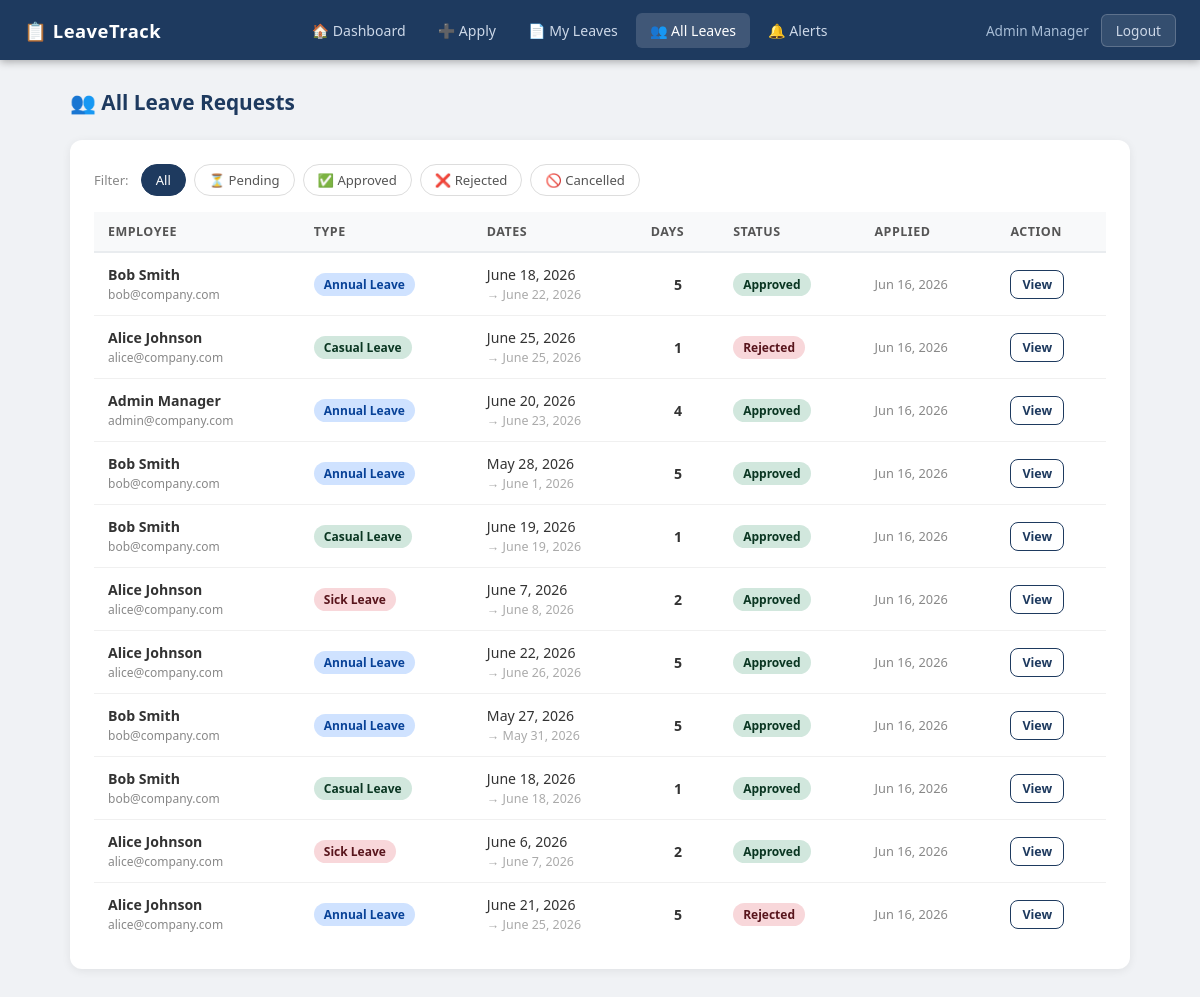
Page /all-leaves/ (signed in) on the committed database.
### leaves/models.py (models this page shows, shortened)
class LeaveRequest(models.Model):
    LEAVE_TYPES = [
        ('annual', 'Annual Leave'),
        ('sick', 'Sick Leave'),
        ('casual', 'Casual Leave'),
    ]
    STATUS_CHOICES = [
        ('pending', 'Pending'),
        ('approved', 'Approved'),
        ('rejected', 'Rejected'),
        ('cancelled', 'Cancelled'),
    ]
    employee = models.ForeignKey(User, on_delete=models.CASCADE, related_name='leave_requests')
    leave_type = models.CharField(max_length=20, choices=LEAVE_TYPES)
    start_date = models.DateField()
    end_date = models.DateField()
    reason = models.TextField()
    status = models.CharField(max_length=20, choices=STATUS_CHOICES, default='pending')
    applied_on = models.DateTimeField(default=timezone.now)
    reviewed_by = models.ForeignKey(User, on_delete=models.SET_NULL, null=True, blank=True, related_name='reviewed_leaves')
    reviewed_on = models.DateTimeField(null=True, blank=True)
    manager_comment = models.TextField(blank=True)
    @property
    def days_count(self):
        delta = self.end_date - self.start_date
        return delta.days + 1

### leaves/views.py (the view)
# urls.py: path('all-leaves/', views.all_leaves, name='all_leaves'),
@login_required
def all_leaves(request):
    if not request.user.is_staff:
        return redirect('dashboard')
    status_filter = request.GET.get('status', '')
    qs = LeaveRequest.objects.all().order_by('-applied_on')
    if status_filter:
        qs = qs.filter(status=status_filter)
    return render(request, 'leaves/all_leaves.html', {'leaves': qs, 'status_filter': status_filter})

### templates/leaves/all_leaves.html (shortened to what this page needs)
{% extends 'leaves/base.html' %}
{% block content %}
<div class="page-header">
  <div class="page-title">👥 All Leave Requests</div>
</div>
<div class="card">
  <div class="filter-bar">
    <span style="font-size:.82rem;color:#888;margin-right:4px;">Filter:</span>
    <a href="{% url 'all_leaves' %}" class="filter-btn {% if not status_filter %}active{% endif %}">All</a>
    <a href="?status=pending" class="filter-btn {% if status_filter == 'pending' %}active{% endif %}">⏳ Pending</a>
    <a href="?status=approved" class="filter-btn {% if status_filter == 'approved' %}active{% endif %}">✅ Approved</a>
    <a href="?status=rejected" class="filter-btn {% if status_filter == 'rejected' %}active{% endif %}">❌ Rejected</a>
    <a href="?status=cancelled" class="filter-btn {% if status_filter == 'cancelled' %}active{% endif %}">🚫 Cancelled</a>
  </div>
  {% if leaves %}
  <div class="table-wrap">
  <table>
    <thead>
      <tr><th>Employee</th><th>Type</th><th>Dates</th><th>Days</th><th>Status</th><th>Applied</th><th>Action</th></tr>
    </thead>
    <tbody>
    {% for l in leaves %}
    <tr>
      <td><strong>{{ l.employee.get_full_name }}</strong><br><span style="font-size:.75rem;color:#888;">{{ l.employee.email }}</span></td>
      <td><span class="badge badge-{{ l.leave_type }}">{{ l.get_leave_type_display }}</span></td>
      <td>{{ l.start_date }}<br><span style="font-size:.78rem;color:#aaa;">→ {{ l.end_date }}</span></td>
      <td style="font-weight:600;text-align:center;">{{ l.days_count }}</td>
      <td><span class="badge badge-{{ l.status }}">{{ l.get_status_display }}</span></td>
      <td style="color:#888;font-size:.8rem;">{{ l.applied_on|date:"M d, Y" }}</td>
      <td>
  <a href="{% url 'leave_detail' l.pk %}" class="btn btn-outline btn-sm">
    {% if l.status == 'pending' %}Review{% else %}View{% endif %}
  </a>
</td>
    </tr>
    {% endfor %}
    </tbody>
  </table>
  </div>
  {% else %}
  <div class="empty-state"><div class="icon">📭</div><p>No leave requests found.</p></div>
  {% endif %}
</div>
{% endblock %}

### templates/leaves/base.html (shortened to what this page needs)
<!DOCTYPE html>
<html lang="en">
<head>
</head>
<body>
{% if user.is_authenticated %}
<nav class="navbar">
  <div class="nav-brand">📋 LeaveTrack</div>
  <div class="nav-links">
    <a href="{% url 'dashboard' %}" {% if request.resolver_match.url_name == 'dashboard' %}class="active"{% endif %}>🏠 Dashboard</a>
    <a href="{% url 'apply_leave' %}" {% if request.resolver_match.url_name == 'apply_leave' %}class="active"{% endif %}>➕ Apply</a>
    <a href="{% url 'my_leaves' %}" {% if request.resolver_match.url_name == 'my_leaves' %}class="active"{% endif %}>📄 My Leaves</a>
    {% if user.is_staff %}
    <a href="{% url 'all_leaves' %}" {% if request.resolver_match.url_name == 'all_leaves' %}class="active"{% endif %}>👥 All Leaves</a>
    {% endif %}
    <a href="{% url 'notifications' %}" class="notif-btn {% if request.resolver_match.url_name == 'notifications' %}active{% endif %}">
      🔔 Alerts
    </a>
  </div>
  <div style="display:flex;align-items:center;gap:12px">
    <span class="nav-user">{{ user.get_full_name|default:user.username }}</span>
    <a href="{% url 'logout' %}" class="btn-logout">Logout</a>
  </div>
</nav>
{% endif %}
<div class="container">
  {% block content %}{% endblock %}
</div>
</body>
</html>

### templates/leaves/base.html (style rules this page uses)
* { margin: 0; padding: 0; box-sizing: border-box; }
body { font-family: 'Segoe UI', sans-serif; background: #f0f2f5; color: #333; min-height: 100vh; }
.navbar { background: #1e3a5f; color: #fff; display: flex; align-items: center; justify-content: space-between; padding: 0 24px; height: 60px; position: sticky; top: 0; z-index: 100; box-shadow: 0 2px 8px rgba(0,0,0,.3); }
.nav-brand { font-size: 1.15rem; font-weight: 700; letter-spacing: .5px; display: flex; align-items: center; gap: 8px; }
.nav-links { display: flex; align-items: center; gap: 4px; }
.nav-links a { color: #cdd8e8; text-decoration: none; padding: 8px 14px; border-radius: 6px; font-size: .88rem; transition: background .2s, color .2s; }
.nav-links a:hover, .nav-links a.active { background: rgba(255,255,255,.15); color: #fff; }
.notif-btn { position: relative; }
.nav-user { font-size: .85rem; color: #a8bdd6; margin-left: 8px; }
.btn-logout { background: rgba(255,255,255,.1); border: 1px solid rgba(255,255,255,.2); color: #cdd8e8; padding: 6px 14px; border-radius: 6px; cursor: pointer; font-size: .85rem; text-decoration: none; transition: background .2s; }
.container { max-width: 1100px; margin: 0 auto; padding: 28px 20px; }
.card { background: #fff; border-radius: 12px; box-shadow: 0 2px 10px rgba(0,0,0,.07); padding: 24px; margin-bottom: 24px; }
.badge { display: inline-block; padding: 3px 10px; border-radius: 20px; font-size: .75rem; font-weight: 600; text-transform: capitalize; }
.badge-approved { background: #d1e7dd; color: #0a3622; }
.badge-rejected { background: #f8d7da; color: #58151c; }
.badge-annual { background: #cfe2ff; color: #084298; }
.badge-sick { background: #f8d7da; color: #58151c; }
.badge-casual { background: #d1e7dd; color: #0a3622; }
.table-wrap { overflow-x: auto; }
table { width: 100%; border-collapse: collapse; }
th { background: #f8f9fa; color: #555; font-size: .78rem; text-transform: uppercase; letter-spacing: .5px; padding: 11px 14px; text-align: left; border-bottom: 2px solid #e9ecef; }
td { padding: 12px 14px; font-size: .88rem; border-bottom: 1px solid #f0f0f0; vertical-align: middle; }
tr:last-child td { border-bottom: none; }
.btn { display: inline-flex; align-items: center; gap: 6px; padding: 9px 18px; border-radius: 8px; border: none; cursor: pointer; font-size: .875rem; font-weight: 600; text-decoration: none; transition: all .2s; }
.btn-sm { padding: 5px 11px; font-size: .78rem; }
.btn-outline { background: transparent; border: 1.5px solid #1e3a5f; color: #1e3a5f; }
.filter-bar { display: flex; gap: 8px; flex-wrap: wrap; margin-bottom: 16px; align-items: center; }
.filter-btn { padding: 6px 14px; border-radius: 20px; border: 1.5px solid #ddd; background: #fff; cursor: pointer; font-size: .82rem; text-decoration: none; color: #555; transition: all .2s; }
.filter-btn:hover, .filter-btn.active { border-color: #1e3a5f; background: #1e3a5f; color: #fff; }
.page-header { display: flex; align-items: center; justify-content: space-between; margin-bottom: 24px; flex-wrap: wrap; gap: 12px; }
.page-title { font-size: 1.3rem; font-weight: 700; color: #1e3a5f; }

### rows in the picture
LeaveRequest: employee.get_full_name "Bob Smith", employee.email "bob@company.com", leave_type "Annual Leave", start_date "June 18, 2026", end_date "June 22, 2026", days_count "5", status "Approved", applied_on "Jun 16, 2026", shows "View"
LeaveRequest: employee.get_full_name "Alice Johnson", employee.email "alice@company.com", leave_type "Casual Leave", start_date "June 25, 2026", end_date "June 25, 2026", days_count "1", status "Rejected", applied_on "Jun 16, 2026", shows "View"
LeaveRequest: employee.get_full_name "Admin Manager", employee.email "admin@company.com", leave_type "Annual Leave", start_date "June 20, 2026", end_date "June 23, 2026", days_count "4", status "Approved", applied_on "Jun 16, 2026", shows "View"
LeaveRequest: employee.get_full_name "Bob Smith", employee.email "bob@company.com", leave_type "Annual Leave", start_date "May 28, 2026", end_date "June 1, 2026", days_count "5", status "Approved", applied_on "Jun 16, 2026", shows "View"
LeaveRequest: employee.get_full_name "Bob Smith", employee.email "bob@company.com", leave_type "Casual Leave", start_date "June 19, 2026", end_date "June 19, 2026", days_count "1", status "Approved", applied_on "Jun 16, 2026", shows "View"
LeaveRequest: employee.get_full_name "Alice Johnson", employee.email "alice@company.com", leave_type "Sick Leave", start_date "June 7, 2026", end_date "June 8, 2026", days_count "2", status "Approved", applied_on "Jun 16, 2026", shows "View"
LeaveRequest: employee.get_full_name "Alice Johnson", employee.email "alice@company.com", leave_type "Annual Leave", start_date "June 22, 2026", end_date "June 26, 2026", days_count "5", status "Approved", applied_on "Jun 16, 2026", shows "View"
LeaveRequest: employee.get_full_name "Bob Smith", employee.email "bob@company.com", leave_type "Annual Leave", start_date "May 27, 2026", end_date "May 31, 2026", days_count "5", status "Approved", applied_on "Jun 16, 2026", shows "View"
LeaveRequest: employee.get_full_name "Bob Smith", employee.email "bob@company.com", leave_type "Casual Leave", start_date "June 18, 2026", end_date "June 18, 2026", days_count "1", status "Approved", applied_on "Jun 16, 2026", shows "View"
LeaveRequest: employee.get_full_name "Alice Johnson", employee.email "alice@company.com", leave_type "Sick Leave", start_date "June 6, 2026", end_date "June 7, 2026", days_count "2", status "Approved", applied_on "Jun 16, 2026", shows "View"
LeaveRequest: employee.get_full_name "Alice Johnson", employee.email "alice@company.com", leave_type "Annual Leave", start_date "June 21, 2026", end_date "June 25, 2026", days_count "5", status "Rejected", applied_on "Jun 16, 2026", shows "View"

### other values in the picture
{{ user.get_full_name|default:user.username }} "Admin Manager"
